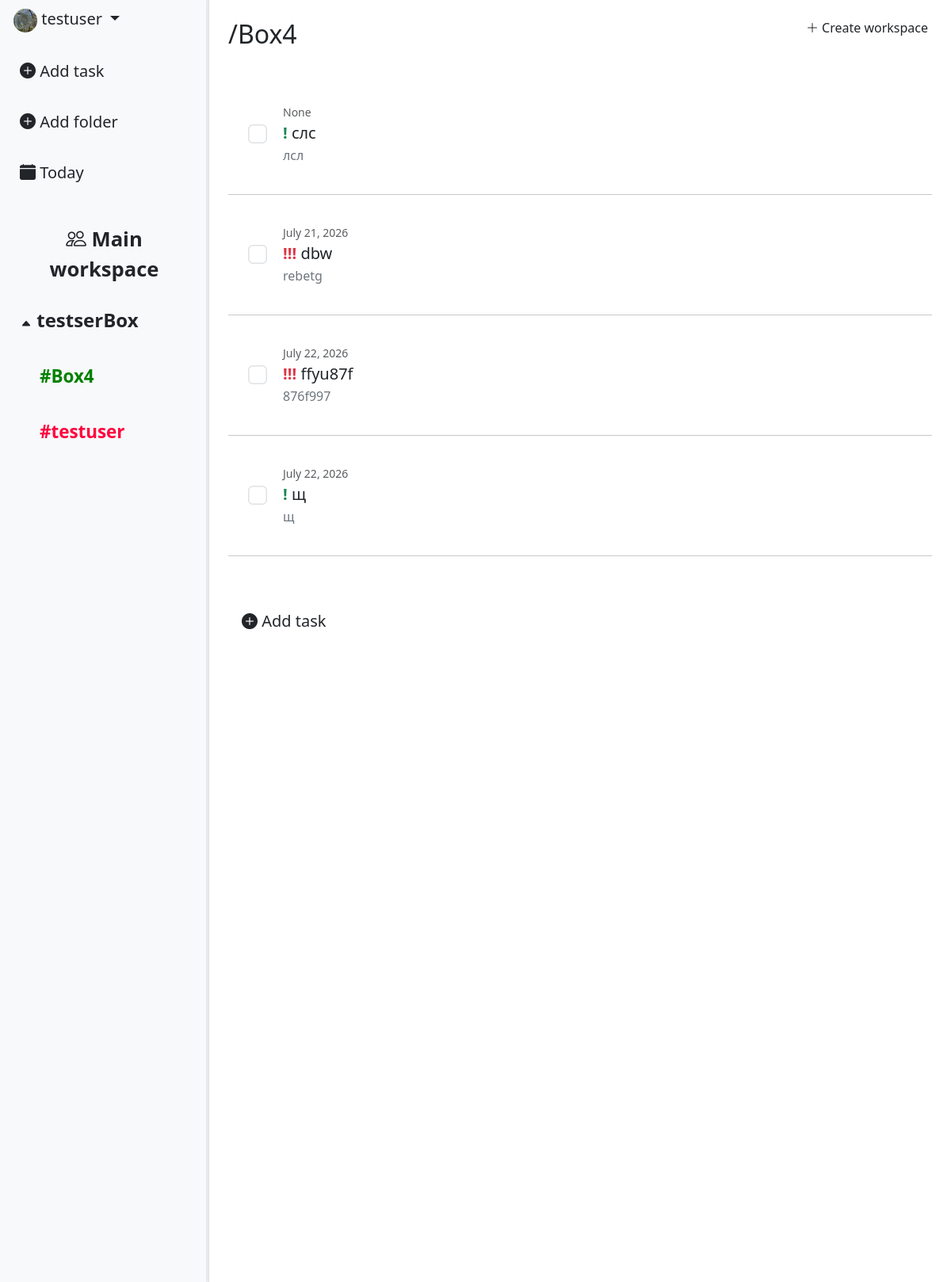
The page /workspace/20/folder/90/ (signed in) on the database its author committed.
### task_app/models.py (models this page shows, shortened)
class Profile(models.Model):
    user = models.OneToOneField(User, on_delete=models.CASCADE, related_name='profile')
    avatar = models.ImageField(upload_to='avatars/', null=True, blank=True)

class Workspace(models.Model):
    INVITE_PERMISSION = [
        ("owner_only", "Only owner"),
        ("owner_admin", "Owner & Admin"),
                ]
    WORKSPACE_SPACE = [
        ("one", "Just me"),
        ("two_five", "Group (2-5)"),
        ("six_fifteen", "Team (6-15)"),
    ]
    SPACE_LIMITS = {
        "one": 1,
        "two_five": 5,
        "six_fifteen": 15,
    }
    name = models.CharField(max_length=64)
    invite_role = models.CharField(max_length=16,
                                choices=INVITE_PERMISSION,
                                default='owner_admin')
    workspace_space = models.CharField(max_length=16, choices=WORKSPACE_SPACE, default='one')
    icon = models.ImageField(null=True, blank=True)
    created_at = models.DateTimeField(auto_now_add=True)
    owner = models.ForeignKey(User,
                            on_delete=models.CASCADE,
                            related_name='workspace_creator')

class Box(models.Model):
    COLOR_VARIATION_BOX = [
        ("#123F73", "🔵Deep ocean"),
        ("#D2A1FE", "🟣Violet"),
        ("#33DEB8", "🟢Aquamarine"),
        ("#6D020E", "🔴Red wine"),
        ("#FCF6A7", "🟡Sand"),
        ("#774C06", "🟤Terracotta"),
        ("#000000", "⚫Black"),
    ]
    workspace = models.ForeignKey(Workspace, on_delete=models.CASCADE)
    name = models.CharField(max_length=24)
    color = models.CharField(max_length=32, choices=COLOR_VARIATION_BOX, default="#123F73")
    created_at = models.DateTimeField(auto_now_add=True)
    creator = models.ForeignKey(User, on_delete=models.CASCADE)

class Folder(models.Model):
    COLOR_VARIATION = [
        ("#77acc7", "🔵Air blue"),
        ("#9966cc", "🟣Amethust"),
        ("#008000", "🟢Apple Green"),
        ("#ff033e", "🔴Red rose"),
        ("#ffe135", "🟡Banana yellow"),
        ("#ff6500", "🟠Sunset"),
        ("#000000", "⚫Black"),
    ]
    color = models.CharField(max_length=30, choices=COLOR_VARIATION, default="#77acc7")
    name = models.CharField(max_length=16)
    box = models.ForeignKey(Box, null=True, blank=True, on_delete=models.CASCADE, default=None, related_name='folders')
    created_at = models.DateTimeField(auto_now_add=True)
    creator = models.ForeignKey(User, on_delete=models.CASCADE)
    workspace = models.ForeignKey(Workspace, on_delete=models.CASCADE, null=True, blank=True, default=None)

class Task(models.Model):
    STATUS_CHOICES = [
        ("todo", "To Do"),
        ("in_progress", "In progress"),
        ("done", "Done"),
                ]
    PRIORITY_CHOICES = [
        ("low", "🟩Low"),
        ("medium", "🟨Medium"),
        ("high", "🟥High"),
                ]
    title = models.CharField(max_length=256)
    description = models.CharField(max_length=512)
    status = models.CharField(max_length=20, choices=STATUS_CHOICES, default="todo")
    priority = models.CharField(max_length=20, choices=PRIORITY_CHOICES, default="low")
    due_date = models.DateField(null=True, blank=True)
    creator = models.ForeignKey(User, on_delete=models.CASCADE, related_name="trasks")
    created_at = models.DateTimeField(auto_now_add=True)
    folder = models.ForeignKey(
                Folder,
                on_delete=models.CASCADE,
                related_name="tasks",
                null=True,
                blank=True,
                default=None)
    workspace = models.ForeignKey(Workspace, on_delete=models.CASCADE, null=True, blank=True, default=None)
    completed_at = models.DateTimeField(null=True, blank=True)

### task_app/views.py (the view)
# urls.py: path('', views.TaskListView.as_view(), name="task_list"),
class TaskListView(LoginRequiredMixin, ListView):
    model = models.Task
    context_object_name = "tasks"
    template_name = "tasks/task_list.html"
    def get_queryset(self):
        folder_id = self.kwargs.get('folder_id')
        if folder_id:
            folder = get_object_or_404(Folder, id=folder_id)
            if folder.box:
                queryset = models.Task.objects.filter(
                    folder_id=folder_id
                ).prefetch_related('comments')
            else:
                queryset = models.Task.objects.filter(
                    creator=self.request.user,
                    folder_id=folder_id
                ).prefetch_related('comments')
        else:
            queryset = models.Task.objects.filter(
                creator=self.request.user,
                folder__isnull=True
            ).prefetch_related('comments')
        status = self.request.GET.get('status')
        if status:
            queryset = queryset.filter(status__iexact=status)
        else:
            queryset = queryset.exclude(status__iexact="done")
        return queryset.order_by("due_date")
    def get_context_data(self, **kwargs):
        context = super().get_context_data(**kwargs)
        context["folders"] = Folder.objects.filter(creator=self.request.user, box__isnull = True)
        folder_id = self.kwargs.get('folder_id')
        if folder_id:
            current_folder = get_object_or_404(Folder, id=folder_id)
            context['current_folder'] = current_folder
            if current_folder.box:
                workspace = current_folder.workspace
                context['workspace'] = workspace
                context['workspace_boxes'] = Box.objects.filter(workspace=workspace).prefetch_related('folders')
                if workspace:
                    try:
                        context['user_role'] = models.WorkspaceMember.objects.get(
                            workspace=workspace,
                            member=self.request.user,
                            is_active = True
                        ).role
                    except models.WorkspaceMember.DoesNotExist:
                        context['user_role'] = None
                if workspace:
                    boxes = Box.objects.filter(workspace=workspace).prefetch_related('folders')
                    context['boxes_json'] = json.dumps([
                        {
                            'id': box.id,
                            'name': box.name,
                            'folders': [
                                {'id': f.id, 'name': f.name}
                                for f in box.folders.all()
                            ]
                        }
                        for box in boxes
                    ])
                else:
                    context['boxes_json'] = '[]'
            else:
                if current_folder.creator != self.request.user:
                    raise PermissionDenied
                context['boxes_json'] = '[]'
        else:
            context['current_folder'] = None
            context['boxes_json'] = '[]'
        context["form"] = TaskFilterForm(self.request.GET)
        context["task_form"] = TaskForm()
        context["folder_form"] = FolderForm()
        context["comment_form"] = CommentForm()
        current_folder = context.get('current_folder')
        if current_folder and current_folder.box:
            context["comments"] = models.Comment.objects.filter(
                task__folder_id=folder_id
            ).select_related('creator', 'task')
        else:
            context["comments"] = models.Comment.objects.filter(
                task__creator=self.request.user
            ).select_related('creator', 'task')
        context['workspaces'] = models.Workspace.objects.filter(
            members__member=self.request.user,
            members__is_active=True
        )
        context['workspace_form'] = WorkspaceForm()
        return context

### task_app/forms.py
class TaskFilterForm(forms.Form):
    PRIORITY_CHOICES = [
        ("low", "Low"),
        ("medium", "Medium"),
        ("high", "High"),
                ]
    priority = forms.ChoiceField(choices=PRIORITY_CHOICES, required=False, label="Priority")
    def __init__(self, *args, **kwargs):
        super(TaskFilterForm, self).__init__(*args, **kwargs)
        self.fields['priority'].widget.attrs.update({"class": "form-select"})

class TaskForm(forms.ModelForm):
    class Meta:
        model = Task
        fields = ["title", "description", "priority", "due_date", "folder", "workspace"]
        widgets = {
            'due_date': forms.TextInput(attrs={
            'class': 'form-control minimalist-date-picker',
            'placeholder': 'Select Due date',
            'autocomplete': 'off'
            })
        }
    def __init__(self, *args, **kwargs):
        current_folder = kwargs.pop('current_folder', None)
        super(TaskForm, self).__init__(*args, **kwargs)
        if current_folder:
            self.fields['folder'].initial = current_folder
        self.fields['title'].widget.attrs.update({
            "class": "form-control noborder-input title-input",
            "placeholder" : "Title"
        })
        self.fields['description'].widget.attrs.update({
            "class": "form-control noborder-input content-input",
            "placeholder" : "Content"
        })
        self.fields['priority'].widget.attrs.update({
            "class": "form-control transparent-input",
            "placeholder" : "Priority"
        })

### templates/tasks/task_list.html (shortened to what this page needs)
{% extends 'base.html' %}
{% load static %}
{% load custom_tags %}
{% block content %}
<div class="d-flex">
    {% include 'includes/leftbar.html' %}
    <div class="p-4" style="flex: 1 1 0; min-width: 0; position: relative;">
        <div style="position: absolute; top: 16px; right: 16px;">
            <a class="btn" data-bs-toggle="modal" data-bs-target="#WorkspaceModal">
                <i class="bi bi-plus-lg"></i> Create workspace
            </a>
        </div>
        {% if current_folder %}
            <h2>/{{ current_folder.name }}</h2>
        {% else %}
            <h2>Today</h2>
        {% endif %}
        <br>
        <ul class="list-group list-group-flush" data-simplebar style="max-height: 650px; overflow-x: hidden;">
            {% for task in tasks %}
                {% include 'includes/rightbar_task_scroll.html' with task=task %}
            {% empty %}
                <li class="list-group-item text-center py-4 text-muted">
                    <i class="bi bi-clipboard-x" style="font-size: 2rem;"></i>
                    <p class="mb-0">Tasks not found</p>
                </li>
            {% endfor %}
        </ul>
        <div class="list-group-item border-0 pt-3">
            <a class="btn btn-lg" data-bs-toggle="modal" data-bs-target="#TaskModal">
                <i class="bi bi-plus-circle-fill"></i> Add task
            </a>
        </div>
    </div>
</div>
{% endblock %}

### templates/includes/leftbar.html (shortened to what this page needs)
<div id="leftbar" class="bg-light border-end d-flex flex-column" style="width: 22%; height: 100vh; position: relative; overflow: hidden;">
    <div class="flex-shrink-0">
        <div class="dropdown-center mb-3">
            <button class="btn btn-lg dropdown-toggle" type="button" data-bs-toggle="dropdown" aria-expanded="false">
                {% if user.profile and user.profile.avatar %}
                    <img src="{{ user.profile.avatar.url }}"
                        style="width: 30px; height: 30px; border-radius: 50%; object-fit: cover; vertical-align: middle;">
                {% else %}
                    <i class="bi bi-person-circle"></i>
                {% endif %}
                {{ user.username }}
            </button>
        </div>
        <div class="d-flex flex-column align-items-start gap-3 ps-2">
            <a class="btn btn-lg"
                data-bs-toggle="modal"
                data-bs-target="#TaskModal"
                data-workspace-id="{{ workspace.pk }}">
                <i class="bi bi-plus-circle-fill"></i> Add task
            </a>
            <a class="btn btn-lg"
                data-bs-toggle="modal"
                data-bs-target="#FolderModal"
                data-workspace-id="{{ workspace.pk }}">
                <i class="bi bi-plus-circle-fill"></i> Add folder
            </a>
            <a class="btn btn-lg" href="{% url 'tasks:task_list' %}">
                <i class="bi bi-calendar-fill"></i> Today
            </a>
        </div>
    </div>
    <br>
    {% if workspace and current_folder %}
        <div class="ps-2 mt-2">
            <a href="{% url 'workspace:workspace_detail' workspace.pk %}"
                class="btn btn-lg ps-2 fw-bold" style="font-size: 1.6rem;">
                <i class="bi bi-people"></i> {{ workspace.name }}
            </a>
        </div>
        <div style="flex: 1 1 0; min-height: 0; overflow-y: auto; overflow-x: hidden; margin-right: 10px;">
            {% for box in workspace_boxes %}
                <div class="folder-row d-flex align-items-center justify-content-between p-2 rounded"
                    style="cursor: pointer; user-select: none;"
                    onclick="toggleBox({{ box.pk }})">
                    <span class="btn btn-lg fw-bold ps-2" style="font-size: 1.5rem;">
                        <i id="box-arrow-{{ box.pk }}" class="bi bi-caret-up-fill" style="font-size: 14px;"></i>
                        {{ box.name }}
                    </span>
                </div>
                <div id="box-folder-{{ box.pk }}" class="ps-4" style="overflow: hidden; transition: 0.3s;">
                    {% for folder in box.folders.all %}
                        <div class="folder-row d-flex align-items-center p-2 rounded">
                            <a href="{% url 'workspace:folder-detail' pk=workspace.pk folder_id=folder.pk %}"
                                class="btn btn-lg"
                                style="color: {{ folder.color }}; font-weight: bold; font-size: 1.4rem;">
                                #{{ folder.name }}
                            </a>
                        </div>
                    {% endfor %}
                </div>
            {% endfor %}
        </div>
    {% endif %}
    <div id="leftbar-resizer"
        style="position: absolute;
            top: 0;right: 0; width: 3.5px; height: 100%;cursor: col-resize;
            z-index: 100;">
    </div>
</div>

### templates/includes/rightbar_task_scroll.html (shortened to what this page needs)
<div class="task-scroling">
    <li class="list-group-item border-0 p-1 bg-transparent" style="min-height: 80px;">
        <div class="task-area d-flex align-items-center p-3">
            <div class="form-check ms-2" style="z-index: 10;">
                 {% if not task.workspace or user_role == 'owner' or user_role == 'admin' or task.creator == request.user %}
                    <input class="form-check-input task-complete-input"
                            type="checkbox"
                            name="checkboxDefault"
                            id="checkboxTask{{ task.pk }}"
                            data-url="{% url 'tasks:task-complete' task.pk %}"
                            style="transform: scale(1.5); cursor: pointer;">
                {% else %}
                    <input class="form-check-input"
                            type="checkbox"
                            disabled
                            style="transform: scale(1.5); cursor: not-allowed; opacity: 0.4;">
                {% endif %}
            </div>
            <div class="flex-grow-1 p-3">
                <p class="task-date text-muted mb-1 small">{{ task.due_date }}</p>
                <h5 class="mb-1">
                    {% if task.priority == 'high' %}
                        <span class="text-danger fw-bold fs-5">!!!</span>
                    {% elif task.priority == 'medium' %}
                        <span class="text-warning fw-bold fs-5">!!</span>
                    {% else %}
                        <span class="text-success fw-bold fs-5">!</span>
                    {% endif %}
                    {{ task.title }}
                </h5>
                <p class="text-secondary mb-0 text-truncate" style="max-width: 1050px;">{{ task.description }}</p>
            </div>
        </div>
    </li>
</div>
<hr class="m-0">

### static/css/modal_style.css (style rules this page uses)
html, body { height: 100%; overflow: hidden; }
.task-area { border: 1px solid transparent; border-radius: 8px; transition: all 0.3 ease; }
.task-area * { pointer-events: none; }
.task-area .detail_link, .task-area .form-check, .task-area .form-check-input { pointer-events: auto; }
.folder-row { background-color: transparent; border-radius: 10px !important; border: 1px solid transparent; transition: all 0.2s ease-in-out; }
#leftbar-resizer { opacity: 0; transition: opacity 0.2s; background: #e6eaef; border-radius: 4px; }

### rows shown on the page
Workspace: name "Main workspace"
Box: name "testserBox"
Folder: name "Box4"
Folder: name "testuser"
Task: due_date "None", title "слс", description "лсл"
Task: due_date "July 21, 2026", title "dbw", description "rebetg"
Task: due_date "July 22, 2026", title "ffyu87f", description "876f997"
Task: due_date "July 22, 2026", title "щ", description "щ"

### other values the page prints
{{ user.username }} "testuser"
